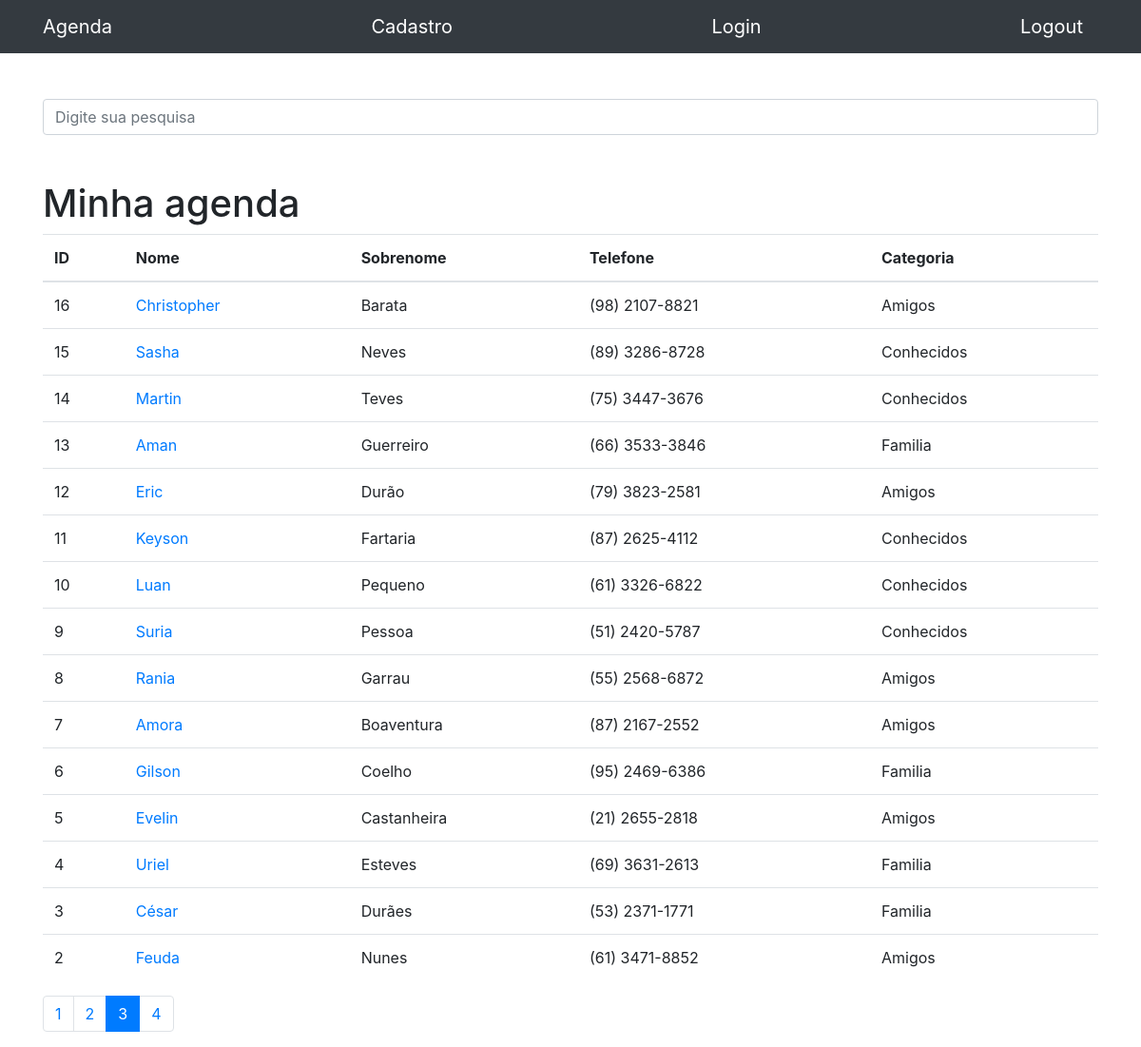
The page /?pages=3&termo= on the database its author committed.
### contatos/models.py (models this page shows, shortened)
class Contato(models.Model):
    nome = models.CharField(max_length=100)
    sobre_nome = models.CharField(max_length=100, blank=True)
    telefone = models.CharField(max_length=100)
    email = models.CharField(max_length=100, blank=True)
    data_criacao = models.DateTimeField(default=timezone.now)
    descricao = models.TextField(blank=True)
    categoria = models.ForeignKey(Categoria, on_delete=models.DO_NOTHING)
    mostrar = models.BooleanField(default=True)
    foto = models.ImageField(blank=True, upload_to='fotos/%Y/%m/')

class Categoria(models.Model):
    nome = models.CharField(max_length=100)
    def __str__(self):
        return self.nome

### contatos/views.py (the view)
# urls.py: path('', views.index, name='index'),
def index(request):
    contatos = Contato.objects.order_by('-id').filter(
        mostrar=True
    )
    paginator = Paginator(contatos, 15)
    page = request.GET.get('pages')
    contatos = paginator.get_page(page)
    return render(request, 'contatos/index.html', {
        'contatos': contatos
    })

### contatos/templates/contatos/index.html
{% extends 'base.html'%}
{%block conteudo%}
    <h1 class="mt-5">Minha agenda</h1>
    <table class="table">
        <thead>
            <tr>
            <th>ID</th>
            <th>Nome</th>
            <th>Sobrenome</th>
            <th>Telefone</th>
            <th>Categoria</th>
            </tr>
        </thead>
        <tbody>
            {% for contato in contatos %}
                <tr>
                    <td>{{contato.id}}</td>
                    <td>
                        <a href="{% url 'show' contato.id %}">{{ contato.nome }}</a>
                    </td>
                    <td>{{ contato.sobre_nome }}</td>
                    <td>{{ contato.telefone }}</td>
                    <td>{{ contato.categoria }}</td>
                </tr>
            {% endfor %}
        </tbody>
    </table>
<nav aria-label="Page navigation example">
    <ul class="pagination">
        {% for pagina in contatos.paginator.page_range %}
            {% if contatos.number == pagina %}
                <li class="page-item active">
                    <a class="page-link" href="?pages={{pagina}}&termo={{request.GET.termo}}">{{pagina}}</a>
                </li>
            {% else %}
                <li class="page-item">
                    <a class="page-link" href="?pages={{pagina}}&termo={{request.GET.termo}}">{{pagina}}</a>
                </li>
            {% endif %}
        {% endfor %}
    </ul>
</nav>
{%endblock%}

### rows shown on the page
Contato: id "16", nome "Christopher", sobre_nome "Barata", telefone "(98) 2107-8821", categoria "Amigos"
Contato: id "15", nome "Sasha", sobre_nome "Neves", telefone "(89) 3286-8728", categoria "Conhecidos"
Contato: id "14", nome "Martin", sobre_nome "Teves", telefone "(75) 3447-3676", categoria "Conhecidos"
Contato: id "13", nome "Aman", sobre_nome "Guerreiro", telefone "(66) 3533-3846", categoria "Familia"
Contato: id "12", nome "Eric", sobre_nome "Durão", telefone "(79) 3823-2581", categoria "Amigos"
Contato: id "11", nome "Keyson", sobre_nome "Fartaria", telefone "(87) 2625-4112", categoria "Conhecidos"
Contato: id "10", nome "Luan", sobre_nome "Pequeno", telefone "(61) 3326-6822", categoria "Conhecidos"
Contato: id "9", nome "Suria", sobre_nome "Pessoa", telefone "(51) 2420-5787", categoria "Conhecidos"
Contato: id "8", nome "Rania", sobre_nome "Garrau", telefone "(55) 2568-6872", categoria "Amigos"
Contato: id "7", nome "Amora", sobre_nome "Boaventura", telefone "(87) 2167-2552", categoria "Amigos"
Contato: id "6", nome "Gilson", sobre_nome "Coelho", telefone "(95) 2469-6386", categoria "Familia"
Contato: id "5", nome "Evelin", sobre_nome "Castanheira", telefone "(21) 2655-2818", categoria "Amigos"
Contato: id "4", nome "Uriel", sobre_nome "Esteves", telefone "(69) 3631-2613", categoria "Familia"
Contato: id "3", nome "César", sobre_nome "Durães", telefone "(53) 2371-1771", categoria "Familia"
Contato: id "2", nome "Feuda", sobre_nome "Nunes", telefone "(61) 3471-8852", categoria "Amigos"

### other values the page prints
{{ pagina }} "1" "2" "4"
{{ pagina }} "3"
